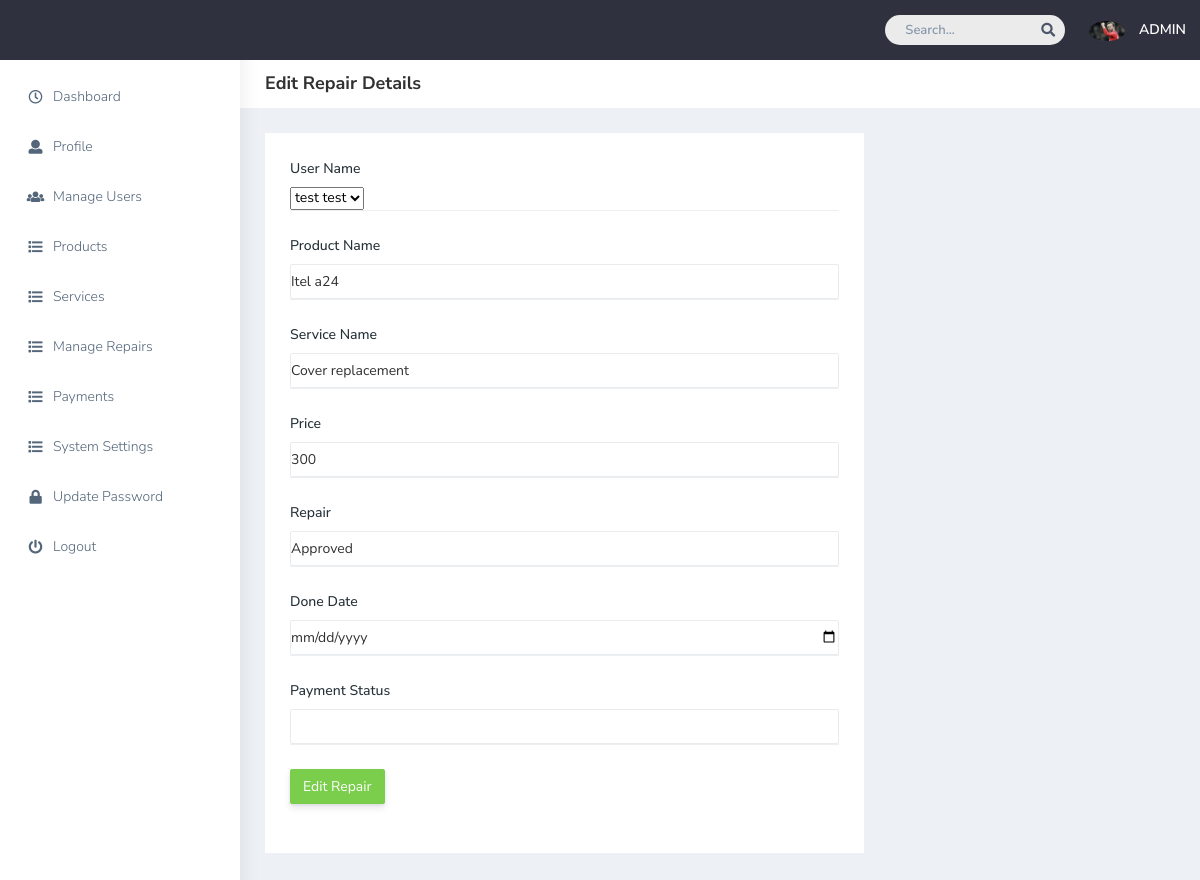
Page /admin/edit-repair.php?id=39 (signed in) on the committed database.
### tables this page shows
CREATE TABLE `repairs` (
  `id` int(11) NOT NULL,
  `pid` int(11) NOT NULL,
  `sid` int(11) NOT NULL,
  `status` tinyint(1) NOT NULL DEFAULT 0 COMMENT '0 = pending, 1= Approved, 2 = In-Progress, 3 = Checking, 4 = Done, 5= Cancelled ',
  `price` float NOT NULL DEFAULT 0,
  `userid` int(11) NOT NULL,
  `date_created` date NOT NULL DEFAULT current_timestamp(),
  `done_date` date DEFAULT NULL,
  `pay_status` varchar(8) NOT NULL
);

CREATE TABLE `users` (
  `id` bigint(255) NOT NULL,
  `fname` varchar(15) NOT NULL,
  `lname` varchar(15) NOT NULL,
  `email` varchar(255) NOT NULL,
  `password` varchar(255) NOT NULL,
  `contact` int(15) NOT NULL,
  `status` int(2) DEFAULT NULL,
  `creationdate` timestamp NOT NULL DEFAULT current_timestamp(),
  `updationdate` timestamp NULL DEFAULT NULL ON UPDATE current_timestamp(),
  `profilepic` varchar(100) NOT NULL
);

CREATE TABLE `product` (
  `id` int(11) NOT NULL,
  `pname` varchar(30) NOT NULL,
  `date_created` datetime NOT NULL DEFAULT current_timestamp(),
  `status` int(11) NOT NULL,
  `pimage` varchar(50) NOT NULL
);

CREATE TABLE `services` (
  `id` int(11) NOT NULL,
  `sname` varchar(30) NOT NULL,
  `price` float NOT NULL DEFAULT 0,
  `pid` int(11) NOT NULL,
  `date_created` datetime NOT NULL DEFAULT current_timestamp(),
  `status` int(11) NOT NULL
);

### admin/edit-repair.php (the view, shortened to what this page needs)
<?php
include('includes/config.php');
if (strlen($_SESSION['alogin']) == 0) {
    header('location: login.php');
} else {
    ?>
<!DOCTYPE html>
<html dir="ltr" lang="en">
<head>
    <link href="plugins/bower_components/chartist/dist/chartist.min.css" rel="stylesheet">
    <link rel="stylesheet" href="plugins/bower_components/chartist-plugin-tooltips/dist/chartist-plugin-tooltip.css">
    <link href="css/style.min.css" rel="stylesheet">
</head>
<body>
    <div id="main-wrapper" data-layout="vertical" data-navbarbg="skin5" data-sidebartype="full"
        data-sidebar-position="absolute" data-header-position="absolute" data-boxed-layout="full">
<?php include('includes/header.php');?>
<?php include('includes/sidebar.php');?>
<div class="page-wrapper">
            <div class="page-breadcrumb bg-white">
                <div class="row align-items-center">
                    <div class="col-lg-3 col-md-4 col-sm-4 col-xs-12">
                        <h4 class="page-title">Edit Repair Details</h4>
                    </div>
                </div>
            </div>
            <div class="container-fluid">
                <div class="row">
                    <div class="col-lg-8 col-xlg-9 col-md-12">
                        <div class="card">
                            <div class="card-body">
                                <form class="form-horizontal form-material" method="post">
                                <?php
                                                $id = intval($_GET['id']);
                                                $sql="SELECT repairs.*,users.lname,users.fname,product.pname,services.sname from repairs inner join users on users.id=repairs.userid inner join product on product.id=repairs.pid inner join services on services.id=repairs.sid and  repairs.id=:id";
                                                 $query = $dbh->prepare($sql);
                                                $query->bindParam(':id', $id, PDO::PARAM_STR);
                                                $query->execute();
                                                $results = $query->fetchAll(PDO::FETCH_OBJ);
                                                if ($query->rowCount() > 0) {
                                                foreach ($results
                                                as $resultz) { ?>
                                <div class="form-group mb-4">
                                        <label class="col-md-12 p-0">User Name</label>
                                        <div class="col-md-12 border-bottom p-0">
                                        <select  name="userid" required="true">
                  <option value="<?php echo htmlentities($resultz->userid); ?>"> <?php echo htmlentities($resultz->fname); ?> <?php echo htmlentities($resultz->lname); ?> </option>
                                </select>
                                    </div>
                </div>
                                    <div class="form-group mb-4">
                                        <label class="col-md-12 p-0">Product Name</label>
                                        <div class="col-md-12 border-bottom p-0">
                                        <select required="true" class="form-control" name="pid" id="product">
					<option value="<?php echo htmlentities($resultz->pid); ?>"><?php echo htmlentities($resultz->pname); ?></option>
				</select>
                            </div>
                                    </div>
                                    <div class="form-group mb-4">
                                        <label class="col-md-12 p-0">Service Name</label>
                                        <div class="col-md-12 border-bottom p-0">
                                        <select required="true" class="form-control" name="sid" id="service">
                                        <option value="<?php echo htmlentities($resultz->sid); ?>"><?php echo htmlentities($resultz->sname); ?></option>
                                        </select>
                                    </div>
                </div>
                                    <div class="form-group mb-4">
                                        <label for="service" class="col-md-12 p-0">Price</label>
                                        <div class="col-md-12 border-bottom p-0">
				<select class="form-control" required="true" name="price" id="price">
                <option value="<?php echo htmlentities($resultz->price); ?>"><?php echo htmlentities($resultz->price); ?></option>
				</select>
             </div>
             </div>
             <div class="form-group mb-4">
                                        <label for="status" class="col-md-12 p-0">Repair</label>
                                        <div class="col-md-12 border-bottom p-0">
				<select class="form-control" required name="status">
                <option value="<?php echo htmlentities($resultz->status); ?>">
                                    <?php if($resultz->status == 0): ?>
						 			<span class="badge badge-warning">Pending</span>
						 		<?php elseif($resultz->status == 1): ?>
						 			<span class="badge badge-info">Approved</span>
					 			<?php elseif($resultz->status == 2): ?>
						 			<span class="badge badge-primary">In Progress</span>
					 			<?php elseif($resultz->status == 4): ?>
						 			<span class="badge badge-danger">Done</span>
						 		<?php endif; ?>
                            </option>
				</select>
             </div>
             </div>
             <div class="form-group mb-4">
                                        <label for="status" class="col-md-12 p-0">Done Date</label>
                                        <div class="col-md-12 border-bottom p-0">
<input type="date" name="done_date" value="<?php echo htmlentities($resultz->done_date); ?>" class="form-control">
                                        </div>
             </div>
             <div class="form-group mb-4">
                                        <label for="status" class="col-md-12 p-0">Payment Status</label>
                                        <div class="col-md-12 border-bottom p-0">
<select name="pay_status" class="form-control">
<option value="<?php echo htmlentities($resultz->pay_status); ?>"> <?php echo htmlentities($resultz->pay_status); ?></option>
<option value="" >--Select Payment Status --</option>
                                </select>
                                        </div>
             </div>
             <div class="form-group mb-4">
                                        <div class="col-sm-12">
                                            <button  id="save" name="submit" type="submit" class="btn btn-success">Edit Repair</button>
                                        </div>
                                    </div>
                                </form>
                            </div>
                            <?php }}?>
                        </div>
                    </div>
                </div>
            </div>
        </div>
    </div>
</body>
</html>
<?php }?>

### admin/includes/header.php (shortened to what this page needs)
<header class="topbar" data-navbarbg="skin5">
            <nav class="navbar top-navbar navbar-expand-md navbar-primary">
                <div class="navbar-collapse collapse" id="navbarSupportedContent" data-navbarbg="skin5">
                    <ul class="navbar-nav ms-auto d-flex align-items-center">
                        <li class=" in">
                            <form role="search" class="app-search d-none d-md-block me-3">
                                <input type="text" placeholder="Search..." class="form-control mt-0">
                                <a href="" class="active">
                                    <i class="fa fa-search"></i>
                                </a>
                            </form>
                        </li>
                        <li>
                        <?php
                    $email = $_SESSION['alogin'];
                    $sql2 = "SELECT `username`,`profilepic` FROM `admin` WHERE `email`=:email;";
                    $query = $dbh->prepare($sql2);
                    $query->bindParam(':email', $email, PDO::PARAM_STR);
                    $query->execute();
                    $results = $query->fetchAll(PDO::FETCH_OBJ);
                    if ($query->rowCount() > 0) {
                        foreach ($results as $result) {
                    ?>
                            <a class="profile-pic" href="#">
                                <img
src="photos/<?php echo htmlentities($result->profilepic); ?>"
                                  width="36"
                                    class="img-circle"><span class="text-white font-medium">
                                    <?php echo htmlentities($result->username);}} ?>
                        </span></a>
                        </li>
                    </ul>
                </div>
            </nav>
</header>

### rows in the picture
repairs: userid "test test", pid "Itel a24", sid "Cover replacement", price "300", status "Approved"

### other values in the picture
$result->username "ADMIN"
